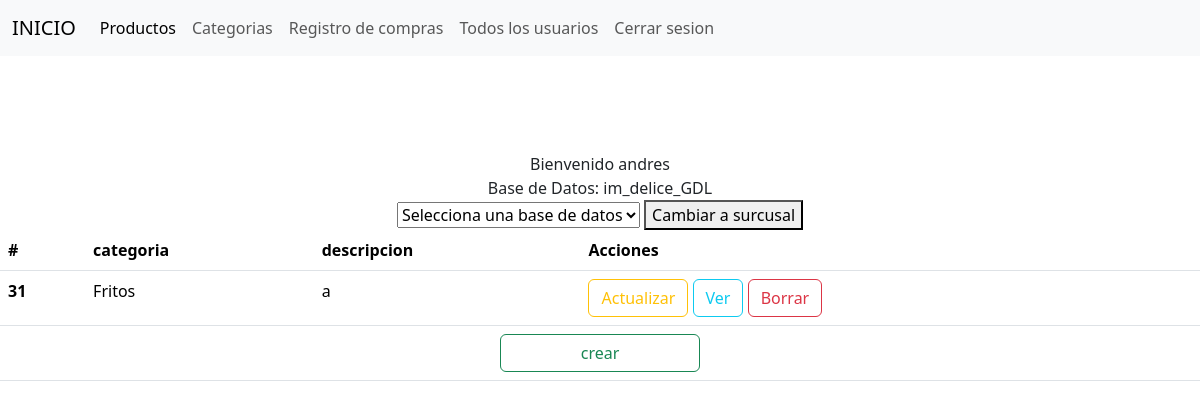
/vistas/categorias.php (signed in), run on the app's committed database.
### tables this page shows
CREATE TABLE `Categorias` (
  `id` int(100) NOT NULL,
  `categoria` varchar(200) NOT NULL,
  `descripcion` varchar(200) NOT NULL
);

### clases/mySQL.php (called while the page is built, shortened)
<?php
class MySql{
    public $_connection;
    function __construct(){
        if(isset($_SESSION["DB"])){
            $this->_connection = mysqli_connect("localhost","root","",$_SESSION['DB'],3308);
        }else{
            $this->_connection = mysqli_connect("localhost","root","","im_delice_gdl",3308);
            if(!$this->_connection)
                echo "<script>alert('Sin éxito en la conexión');</script>";
        }
        $this->_connection2 = mysqli_connect("localhost","root","","im_delice_gdl",3308);
        $this->_connection3 = mysqli_connect("localhost","root","","im_delice_tlq",3308);
    }
        function obtenerCategorias(){
            $categorias = [];
            $res = mysqli_query($this->_connection,"SELECT * FROM Categorias");
            $array = mysqli_fetch_all($res,MYSQLI_BOTH);
            foreach ($array as $row) {
                $categorias[] = new Categoria(
                    $row['id'],
                    $row['categoria'],
                    $row['descripcion']
                );
            }
            return $categorias;
        }
}

### modelos/Categorias.php (called while the page is built, shortened)
<?php
class Categoria{
    private $_id;
    private $_categoria;
    private $_descripcion;
    function __construct($id,$categoria,$descripcion) {
        $this->_id=$id;
        $this->_categoria = $categoria;
        $this->_descripcion = $descripcion;
    }
    function getId(){
        return $this->_id;
    }
    function getCategoria(){
        return $this->_categoria;
    }
    function getDescripcion(){
        return $this->_descripcion;
    }
}

### vistas/categorias.php (the view, shortened to what this page needs)
<?php
 require_once "../Modelos/Categorias.php";
 require_once "../diseño/navar.php";
 require_once "../clases/MySQL.php";
    if(isset($_SESSION['DB'])){
        $db=$_SESSION['DB'];
    }else{  $db="im_delice_gdl";}
    if(isset($_SESSION["nombre"])&& $_SESSION["roles"]=="admin"){
     $mysql = new MySql();
     $categorias = $mysql->obtenerCategorias();
    ?>
<!DOCTYPE html>
<html lang="en">
<head>
</head>
<body>
    <?php
    if(count($categorias)){
    ?>
    <table class="table table-hover">
    <thead> <?php   echo "<div style='text-align: center;'>Bienvenido " . $_SESSION["nombre"] . "</div>"; ?>
    <?php   echo "<div style='text-align: center;'>Base de Datos: " . $db . "</div>"; ?>
    <div style='text-align: center;'>
    <form action="" method="post"  >
                    <select name="DB" id="" required>
                    <option value="" disabled selected>Selecciona una base de datos</option>
                    </select>
                    <button type="submit">Cambiar a surcusal </button>
                    </form>
                    </div>
    <tr>
      <th scope="col">#</th>
      <th scope="col">categoria</th>
      <th scope="col">descripcion</th>
      <th scope="col"
      style="  ">Acciones
    </tr>
  </thead>
  <tbody>
  <?php
        foreach($categorias as $categoria){
            echo "<tr >
            <th scope='row'>".$categoria->getId()."</th>
            <td>".$categoria->getCategoria()."</td>
            <td>".$categoria->getDescripcion()."</td>
            <td >
            <a href='formacutalizarCategoria.php?id=".$categoria->getId()."'class='btn btn-outline-warning' role='button'>Actualizar</a>
            <a href='VerCategorias.php?id=".$categoria->getId()."'class='btn btn-outline-info' role='button'>Ver</a>
            <a href='#' onclick='confirmarEliminacion(".$categoria->getId().")'class='btn btn-outline-danger' role='button'>Borrar</a></td>
            </tr>";
        }
        ?>
        <tr>
            <td colspan="6" style="text-align: center;  width: 200px;" >
            <a  href="forminsertarCategoria.php" class="btn btn-outline-success" role="button"
            style="text-align: center;  width: 200px;">crear</a>
            </td>
        </tr>
  </tbody>
  </table>
    <?php
    }else{
    ?>
    <label for="">No hay Registros</label>
    <a href="forminsertarCategoria.php">Crear</a>
    <?php
    }
    ?>
</body>
</html>
<?php
    }else{
        header ("Location: http://localhost/independientes/proyecto/Login_v4/");
        exit();
    }
    ?>

### data on the page
categorias: id "31", categoria "Fritos", descripcion "a"

### other printed values
$_SESSION["nombre"] "andres"
$db "im_delice_GDL"
